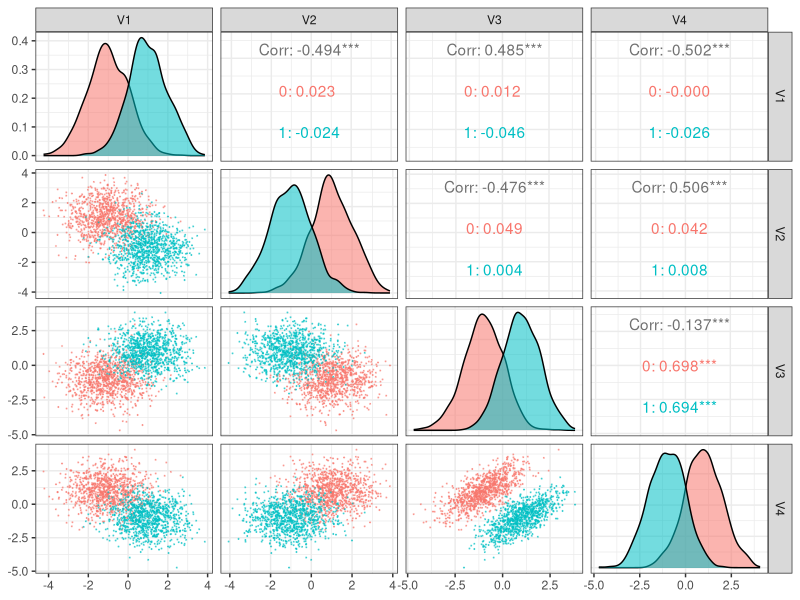
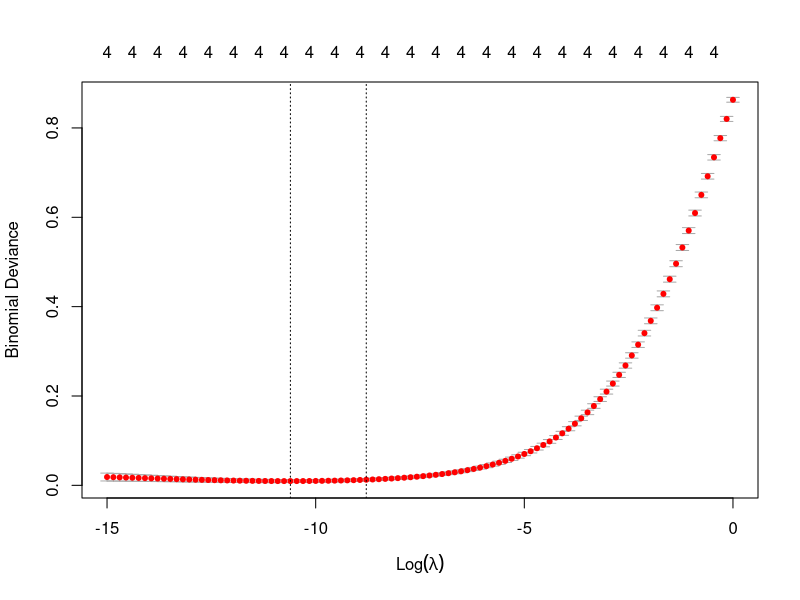
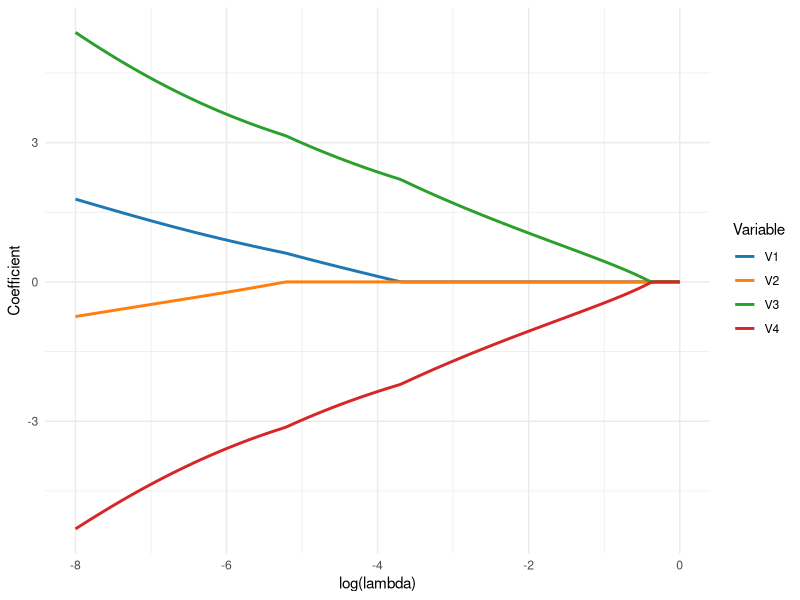
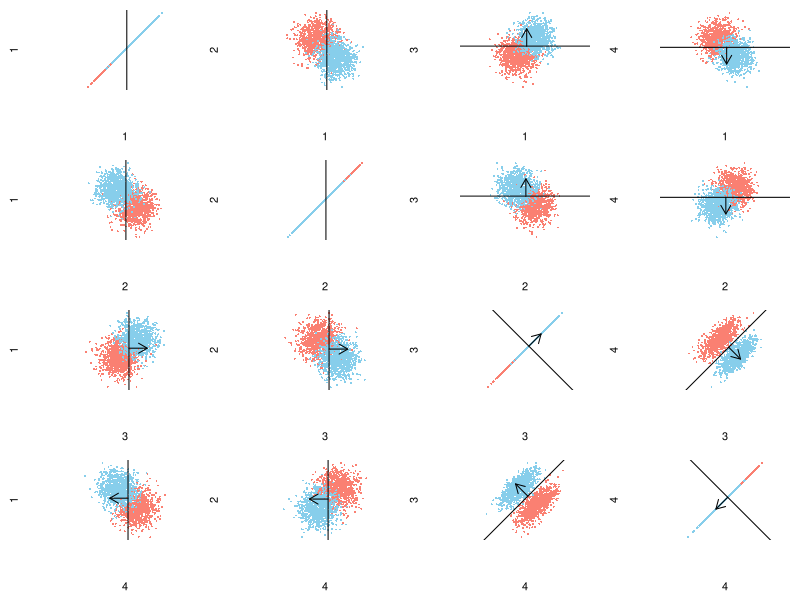

The R source for these figures, in order:
## ---- chunk 1
library(tidyverse)
## ---- chunk 2
set.seed(1)
N <- 1000
r <- 0.7
y <- rep(c(0,1),each=N)
V <- Matrix::bdiag(diag(2),matrix(c(1,r,r,1),2))
X <- rbind(
  MASS::mvrnorm(N,c(-1, 1,-1, 1),V),
  MASS::mvrnorm(N,c( 1,-1, 1,-1),V)
)
## ---- chunk 3
p <- GGally::ggpairs(bind_cols(class=factor(y),as_tibble(X)),
                     columns=2:5,
                     aes(colour=class,alpha=0.5),
                     progress=FALSE,
                     lower=list(continuous=GGally::wrap("points",size=0.1,alpha=0.5))) + theme_bw()
print(p)
## ---- chunk 4
ridge <- glmnet::cv.glmnet( # 
  X,y,family="binomial",alpha=0,
  lambda=exp(seq(-15,0,len=100))
)
plot(ridge) 
alasso <- glmnet::glmnet(
  X,y,family="binomial",alpha=1,
  penalty=(1/abs(coef(ridge,"lambda.1se"))[-1]),
  lambda=exp(seq(-8,0,len=150))
)
b2 <- with(alasso, min(lambda[df==2])) # best lambda at df=2
## ---- chunk 5
col <- 4
path <- alasso$beta %>% as.matrix() %>% t %>% 
  as_tibble() %>% mutate(lambda=alasso$lambda) %>% 
  gather(key=Variable,value=Coefficient,-(col+1)) %>%
  ggplot(aes(x=log(lambda),y=Coefficient,color=Variable)) + 
  geom_line(size=1) + theme_minimal() + 
  ggsci::scale_color_d3("category20")
print(path)
## ---- chunk 6
w <- coef(alasso,s=b2)
pal <- rep(c("salmon","skyblue"),each=N)
op <- par(mfrow=c(4,4),mai=c(0.6,0.6,0.1,0.1))
for(i in 1:4) for(j in 1:4) {
  amp <- sqrt(sum(w[c(i+1,j+1)]^2))
  plot(X[,c(i,j)],pch=16,asp=1,col=pal,cex=0.4,xlab=i,ylab=j,axes=FALSE)
  arrows(0,0,2*w[i+1]/amp,2*w[j+1]/amp,length=0.1)
  if(w[j+1]==0) {abline(v=0); next}
  abline(-w[1]/w[j+1],-w[i+1]/w[j+1])
}
par(op)
